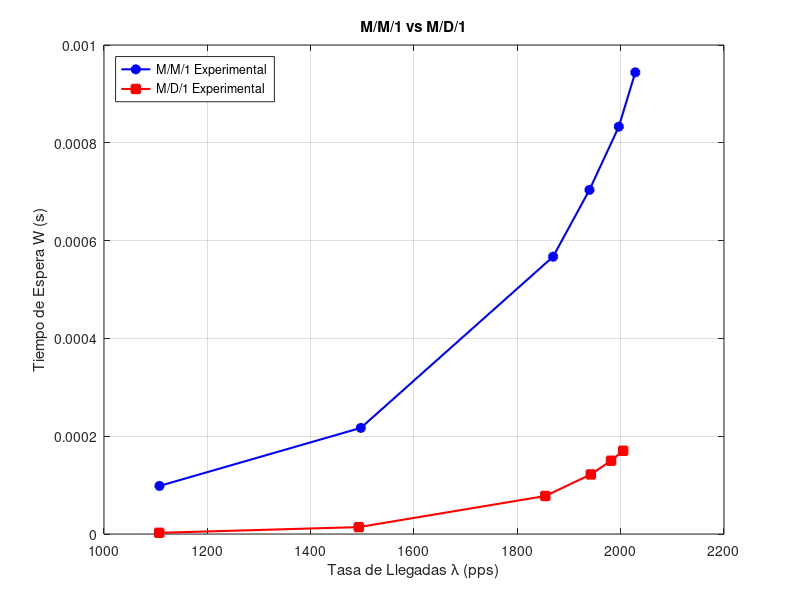
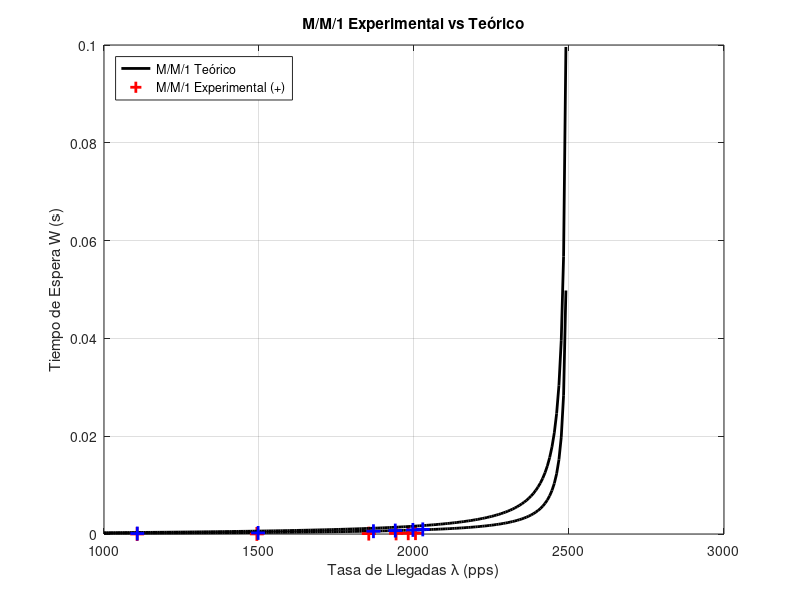

Reproduce these figures in MATLAB, in order.
clc; clear; close all;

%% 1. PARÁMETROS Y DATOS DEL LABORATORIO
Mu = 2500; % Tasa de servicio (pps) 

% Tasa de llegadas real (lambda)
lambda_MM1_exp = [1107.3858, 1497.0978, 1869.2043, 1939.5990, 1996.4561, 2028.2904];
% Tiempo de espera en cola experimental (W)
W_MM1_exp = [0.0000983, 0.0002170, 0.0005671, 0.0007037, 0.0008330, 0.0009440];

% Tasa de llegadas real (lambda)
lambda_MD1_exp = [1106.8384, 1493.1351, 1854.1419, 1942.1683, 1981.3346, 2004.8279];
% Tiempo de espera en cola experimental (W)
W_MD1_exp = [0.0000024, 0.0000141, 0.0000777, 0.0001218, 0.0001498, 0.0001702];

%% 2. CÁLCULO DE CURVAS TEÓRICAS
lambda_teorica = linspace(1000, 2490, 200);

% Fórmula Teórica M/M/1: W = lambda / (mu * (mu - lambda))
W_MM1_teorica = lambda_teorica ./ (Mu .* (Mu - lambda_teorica));

% Fórmula Teórica M/D/1: W = lambda / (2 * mu * (mu - lambda))
W_MD1_teorica = lambda_teorica ./ (2 * Mu .* (Mu - lambda_teorica));

%% 3. GRAFICAR 

% Comparación Experimental M/M/1 vs M/D/1
figure(1);
plot(lambda_MM1_exp, W_MM1_exp, '-bo', 'LineWidth', 1.5, 'MarkerFaceColor', 'b'); hold on;
plot(lambda_MD1_exp, W_MD1_exp, '-rs', 'LineWidth', 1.5, 'MarkerFaceColor', 'r');
title('M/M/1 vs M/D/1');
xlabel('Tasa de Llegadas \lambda (pps)');
ylabel('Tiempo de Espera W (s)');
legend('M/M/1 Experimental', 'M/D/1 Experimental', 'Location', 'NorthWest');
grid on;

% M/D/1 Experimental vs Teórica
figure(2);
% Curva teórica: Línea continua
plot(lambda_teorica, W_MD1_teorica, 'k-', 'LineWidth', 2); hold on;
% Valores medidos: Símbolo '+' SIN LÍNEA 
plot(lambda_MD1_exp, W_MD1_exp, 'r+', 'MarkerSize', 10, 'LineWidth', 2);
title('M/D/1 Experimental vs Teórico');
xlabel('Tasa de Llegadas \lambda (pps)');
ylabel('Tiempo de Espera W (s)');
legend('M/D/1 Teórico (K-P)', 'M/D/1 Experimental (+)', 'Location', 'NorthWest');
grid on;

% M/M/1 Experimental vs Teórica
% Curva teórica: Línea continua
plot(lambda_teorica, W_MM1_teorica, 'k-', 'LineWidth', 2); hold on;
% Valores medidos: Símbolo '+' SIN LÍNEA
plot(lambda_MM1_exp, W_MM1_exp, 'b+', 'MarkerSize', 10, 'LineWidth', 2);
title('M/M/1 Experimental vs Teórico');
xlabel('Tasa de Llegadas \lambda (pps)');
ylabel('Tiempo de Espera W (s)');
legend('M/M/1 Teórico', 'M/M/1 Experimental (+)', 'Location', 'NorthWest');
grid on;

%% 4. ANÁLISIS DE RATIOS
fprintf('--- ANÁLISIS DE RESULTADOS ---\n');
fprintf('Comparación para el último punto (Lambda aprox 2000 pps):\n');
fprintf('W Experimental M/M/1: %.7f s\n', W_MM1_exp(end));
fprintf('W Experimental M/D/1: %.7f s\n', W_MD1_exp(end));
ratio = W_MD1_exp(end) / W_MM1_exp(end);
fprintf('Ratio Exp (M/D/1 sobre M/M/1): %.4f (Teoría predice 0.5)\n', ratio);